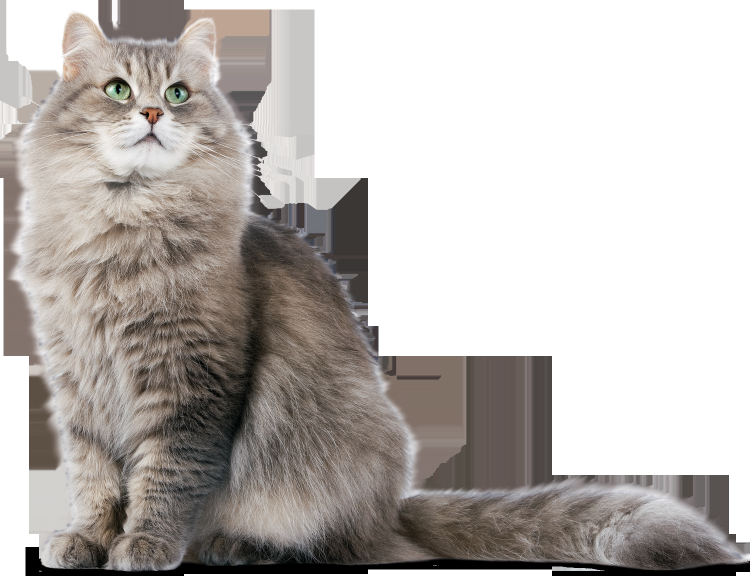
#> input picture Fred/imageMatting/cat.png, 1500 x 1172 px, found by its file name (shown at 1/2 size)
$ jupyter execute --allow-errors fsr2.ipynb
#> lines starting #> are read from the running program, lines starting #| are printed output that depends on the picture; after the words box and inside, x2 and y2 are one past the last pixel; in counts of white or black regions, pixels touching at a corner belong together
[cell 1]
import cv2
import matplotlib.pyplot as plt

# Read the images
img = cv2.imread('cat.png')
#> img is the input picture: shape (1172, 1500, 3); mean B, G, R 180, 183.2, 188.1
img = cv2.resize(img, None, fx=0.25, fy=0.25)
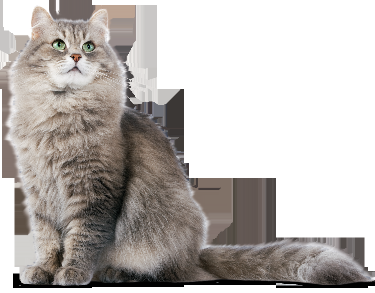
#> img: shape (293, 375, 3); mean B, G, R 180.1, 183.3, 188.1
print(img.shape)
#| (293, 375, 3)
distorted_img = cv2.imread('cat_damaged.png')
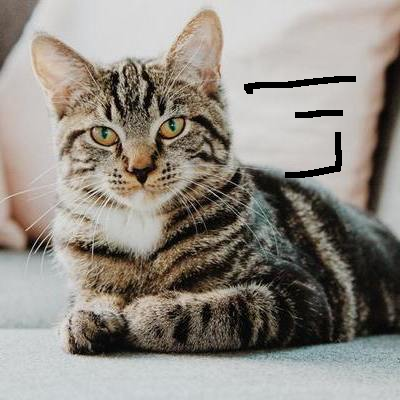
#> input picture Alfred/image inpainting/cat_damaged.png, 400 x 400 px
#> distorted_img is the input picture: shape (400, 400, 3); mean B, G, R 132.1, 139.8, 145.4
mask = cv2.imread('cat_mask.png',0)
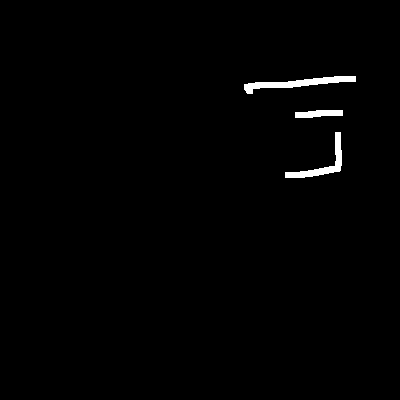
#> input picture Alfred/image inpainting/cat_mask.png, 400 x 400 px
#> mask: shape (400, 400); 1% white; 3 white regions, box (x1, y1, x2, y2) and area: (244, 76, 356, 94) 740, (285, 132, 342, 178) 579, (295, 110, 343, 118) 298

# Resize the mask to match the size of the image
mask = cv2.resize(mask, (img.shape[1], img.shape[0]))
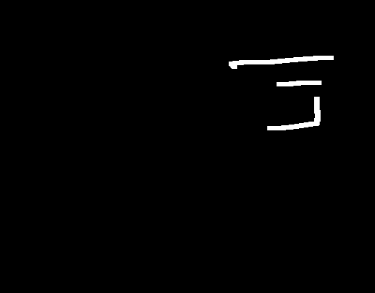
#> mask: shape (293, 375); min 0, max 255, mean 2.6

# Threshold the mask to convert it to binary
_, mask = cv2.threshold(mask, 128, 255, cv2.THRESH_BINARY)
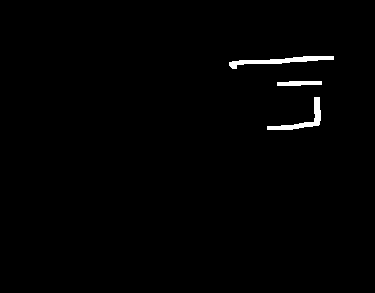
#> mask: shape (293, 375); 0.99% white; 3 white regions, box (x1, y1, x2, y2) and area: (229, 56, 334, 69) 494, (267, 97, 321, 130) 399, (277, 81, 322, 86) 192

# Invert the mask
mask_inv = cv2.bitwise_not(mask)

# Apply the mask to the distorted image
distort = cv2.bitwise_and(img, img, mask=mask_inv)

# Inpaint the distorted region using FSR
#> (the rest of this cell did not finish here and is left out)
